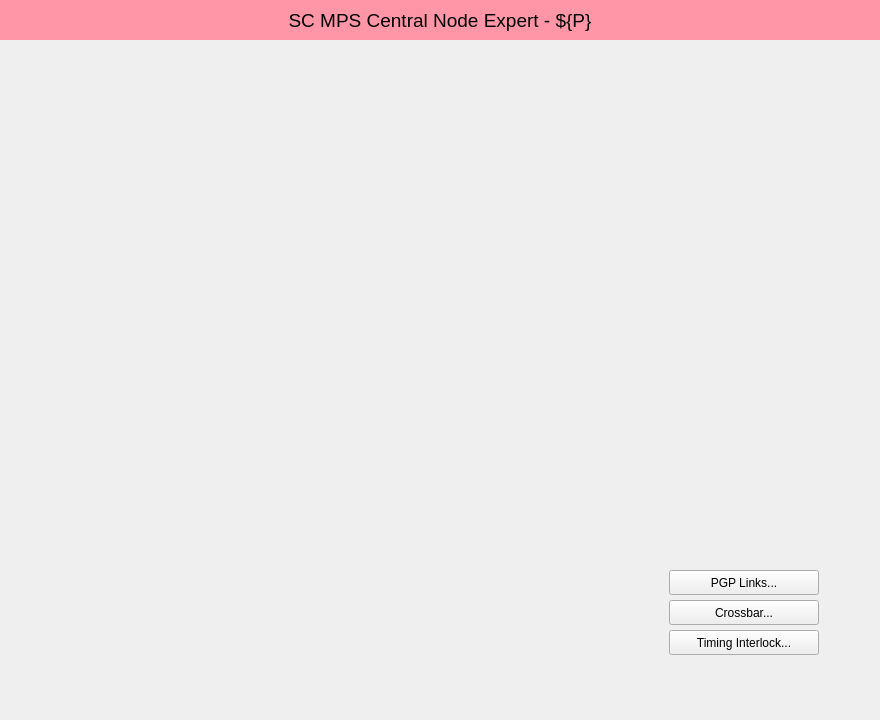
<?xml version="1.0" encoding="UTF-8"?>
<ui version="4.0">
 <class>Form</class>
 <widget class="QWidget" name="Form">
  <property name="geometry">
   <rect>
    <x>0</x>
    <y>0</y>
    <width>880</width>
    <height>720</height>
   </rect>
  </property>
  <property name="minimumSize">
   <size>
    <width>880</width>
    <height>720</height>
   </size>
  </property>
  <property name="maximumSize">
   <size>
    <width>880</width>
    <height>720</height>
   </size>
  </property>
  <property name="windowTitle">
   <string>MPS CN${CN} Expert</string>
  </property>
  <widget class="PyDMEmbeddedDisplay" name="PyDMEmbeddedDisplay">
   <property name="geometry">
    <rect>
     <x>10</x>
     <y>40</y>
     <width>705</width>
     <height>237</height>
    </rect>
   </property>
   <property name="toolTip">
    <string/>
   </property>
   <property name="frameShape">
    <enum>QFrame::NoFrame</enum>
   </property>
   <property name="filename" stdset="0">
    <string>$PYDM/mps/mps_cn_dest_embed.ui</string>
   </property>
  </widget>
  <widget class="PyDMEmbeddedDisplay" name="PyDMEmbeddedDisplay_2">
   <property name="geometry">
    <rect>
     <x>10</x>
     <y>280</y>
     <width>352</width>
     <height>300</height>
    </rect>
   </property>
   <property name="toolTip">
    <string/>
   </property>
   <property name="frameShape">
    <enum>QFrame::NoFrame</enum>
   </property>
   <property name="filename" stdset="0">
    <string>$PYDM/mps/mps_expert_status_embed.ui</string>
   </property>
  </widget>
  <widget class="QLabel" name="label">
   <property name="geometry">
    <rect>
     <x>0</x>
     <y>0</y>
     <width>880</width>
     <height>40</height>
    </rect>
   </property>
   <property name="font">
    <font>
     <pointsize>14</pointsize>
    </font>
   </property>
   <property name="styleSheet">
    <string notr="true">background-color: rgb(255, 150, 168);</string>
   </property>
   <property name="text">
    <string>SC MPS Central Node Expert - ${P}</string>
   </property>
   <property name="alignment">
    <set>Qt::AlignCenter</set>
   </property>
  </widget>
  <widget class="PyDMEmbeddedDisplay" name="PyDMEmbeddedDisplay_3">
   <property name="geometry">
    <rect>
     <x>10</x>
     <y>580</y>
     <width>352</width>
     <height>130</height>
    </rect>
   </property>
   <property name="toolTip">
    <string/>
   </property>
   <property name="frameShape">
    <enum>QFrame::NoFrame</enum>
   </property>
   <property name="filename" stdset="0">
    <string>$PYDM/mps/mps_config_embed.ui</string>
   </property>
  </widget>
  <widget class="PyDMEmbeddedDisplay" name="PyDMEmbeddedDisplay_5">
   <property name="geometry">
    <rect>
     <x>370</x>
     <y>280</y>
     <width>237</width>
     <height>430</height>
    </rect>
   </property>
   <property name="toolTip">
    <string/>
   </property>
   <property name="frameShape">
    <enum>QFrame::NoFrame</enum>
   </property>
   <property name="filename" stdset="0">
    <string>$PYDM/mps/mps_cn_engine_embed.ui</string>
   </property>
  </widget>
  <widget class="PyDMEmbeddedDisplay" name="PyDMEmbeddedDisplay_6">
   <property name="geometry">
    <rect>
     <x>616</x>
     <y>280</y>
     <width>255</width>
     <height>125</height>
    </rect>
   </property>
   <property name="toolTip">
    <string/>
   </property>
   <property name="frameShape">
    <enum>QFrame::NoFrame</enum>
   </property>
   <property name="macros" stdset="0">
    <string/>
   </property>
   <property name="filename" stdset="0">
    <string>$PYDM/mps/mps_cn_concentrator_embed.ui</string>
   </property>
  </widget>
  <widget class="PyDMDrawingImage" name="PyDMDrawingImage">
   <property name="geometry">
    <rect>
     <x>620</x>
     <y>660</y>
     <width>250</width>
     <height>50</height>
    </rect>
   </property>
   <property name="toolTip">
    <string/>
   </property>
   <property name="styleSheet">
    <string notr="true"/>
   </property>
   <property name="filename" stdset="0">
    <string>lcls_mps_lockup_sidebyside_digital.png</string>
   </property>
  </widget>
  <widget class="PyDMRelatedDisplayButton" name="PyDMRelatedDisplayButton_2">
   <property name="geometry">
    <rect>
     <x>669</x>
     <y>570</y>
     <width>150</width>
     <height>25</height>
    </rect>
   </property>
   <property name="toolTip">
    <string/>
   </property>
   <property name="text">
    <string>PGP Links...</string>
   </property>
   <property name="filenames" stdset="0">
    <stringlist>
     <string>$PYDM/mps/mps_cn_pgp.ui</string>
    </stringlist>
   </property>
   <property name="showIcon" stdset="0">
    <bool>false</bool>
   </property>
   <property name="macros" stdset="0">
    <stringlist/>
   </property>
   <property name="openInNewWindow" stdset="0">
    <bool>true</bool>
   </property>
  </widget>
  <widget class="PyDMEmbeddedDisplay" name="PyDMEmbeddedDisplay_4">
   <property name="geometry">
    <rect>
     <x>720</x>
     <y>40</y>
     <width>150</width>
     <height>237</height>
    </rect>
   </property>
   <property name="toolTip">
    <string/>
   </property>
   <property name="frameShape">
    <enum>QFrame::NoFrame</enum>
   </property>
   <property name="filename" stdset="0">
    <string>mps_status_embed.ui</string>
   </property>
  </widget>
  <widget class="PyDMEmbeddedDisplay" name="PyDMEmbeddedDisplay_7">
   <property name="geometry">
    <rect>
     <x>616</x>
     <y>405</y>
     <width>255</width>
     <height>160</height>
    </rect>
   </property>
   <property name="toolTip">
    <string/>
   </property>
   <property name="frameShape">
    <enum>QFrame::NoFrame</enum>
   </property>
   <property name="macros" stdset="0">
    <string/>
   </property>
   <property name="filename" stdset="0">
    <string>mps_cn_information_embed.ui</string>
   </property>
  </widget>
  <widget class="PyDMRelatedDisplayButton" name="PyDMRelatedDisplayButton">
   <property name="geometry">
    <rect>
     <x>669</x>
     <y>600</y>
     <width>150</width>
     <height>25</height>
    </rect>
   </property>
   <property name="toolTip">
    <string/>
   </property>
   <property name="text">
    <string>Crossbar...</string>
   </property>
   <property name="filenames" stdset="0">
    <stringlist>
     <string>$PYDM/mps/mps_crossbar.ui</string>
    </stringlist>
   </property>
   <property name="showIcon" stdset="0">
    <bool>false</bool>
   </property>
   <property name="macros" stdset="0">
    <stringlist>
     <string>{&quot;P&quot;:&quot;${P}&quot;,&quot;IOC_UNIT&quot;:&quot;MP0${CN}&quot;,&quot;INST&quot;:&quot;1&quot;,&quot;LOCA&quot;:&quot;SYS0&quot;}</string>
    </stringlist>
   </property>
   <property name="openInNewWindow" stdset="0">
    <bool>true</bool>
   </property>
  </widget>
  <widget class="PyDMRelatedDisplayButton" name="PyDMRelatedDisplayButton_3">
   <property name="geometry">
    <rect>
     <x>669</x>
     <y>630</y>
     <width>150</width>
     <height>25</height>
    </rect>
   </property>
   <property name="toolTip">
    <string/>
   </property>
   <property name="text">
    <string>Timing Interlock...</string>
   </property>
   <property name="filenames" stdset="0">
    <stringlist>
     <string>$PYDM/mps/mps_timing_interface.ui</string>
    </stringlist>
   </property>
   <property name="showIcon" stdset="0">
    <bool>false</bool>
   </property>
   <property name="macros" stdset="0">
    <stringlist>
     <string>{&quot;P&quot;:&quot;${P}&quot;}</string>
    </stringlist>
   </property>
   <property name="openInNewWindow" stdset="0">
    <bool>true</bool>
   </property>
  </widget>
 </widget>
 <customwidgets>
  <customwidget>
   <class>PyDMRelatedDisplayButton</class>
   <extends>QPushButton</extends>
   <header>pydm.widgets.related_display_button</header>
  </customwidget>
  <customwidget>
   <class>PyDMEmbeddedDisplay</class>
   <extends>QFrame</extends>
   <header>pydm.widgets.embedded_display</header>
  </customwidget>
  <customwidget>
   <class>PyDMDrawingImage</class>
   <extends>QWidget</extends>
   <header>pydm.widgets.drawing</header>
  </customwidget>
 </customwidgets>
 <resources/>
 <connections/>
</ui>
